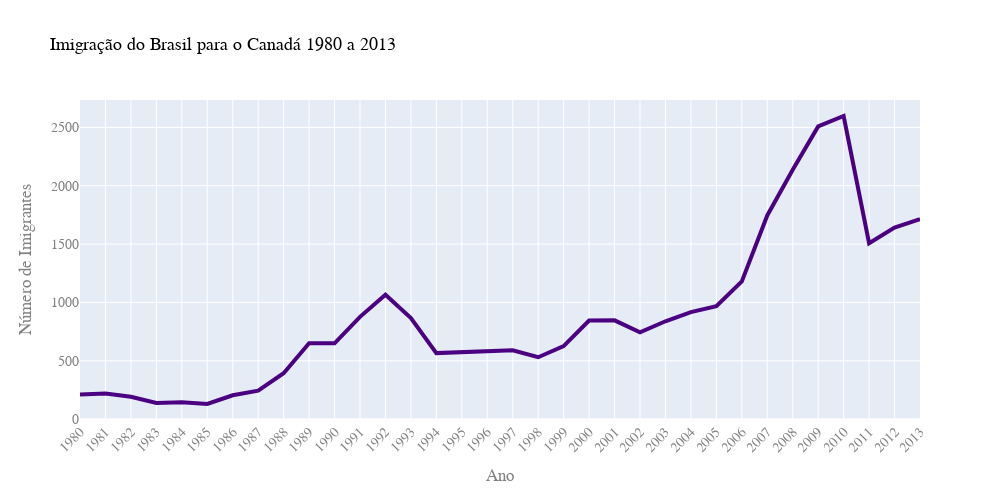

Here is the notebook cell this chart was saved with:
### Code cell
fig = px.line(dados_brasil, x='Ano', y='Imigrantes',
              title= 'Imigração do Brasil para o Canadá\n1980 a 2013')

fig.update_layout(width=1000, height=500, 
                  xaxis={'tickangle':-45},
                  font_family='Arial',
                  font_size=14,
                  font_color='grey',
                  title_font_size=18,
                  title_font_color='black',
                  xaxis_title='Ano',
                  yaxis_title='Número de Imigrantes')

fig.update_traces(line_color='indigo', line_width=4)

fig.show()

### Figure 1 — Plotly figure (JSON) as saved in the notebook; plotly's stock layout.template omitted (floating-point values rounded to 4 significant figures)
{"data": [{"hovertemplate": "Ano=%{x}<br>Imigrantes=%{y}<extra></extra>", "legendgroup": "", "line": {"color": "indigo", "dash": "solid", "width": 4}, "marker": {"symbol": "circle"}, "mode": "lines", "name": "", "orientation": "v", "showlegend": false, "type": "scatter", "x": ["1980", "1981", "1982", "1983", "1984", "1985", "1986", "1987", "1988", "1989", "1990", "1991", "1992", "1993", "1994", "1995", "1996", "1997", "1998", "1999", "2000", "2001", "2002", "2003", "2004", "2005", "2006", "2007", "2008", "2009", "2010", "2011", "2012", "2013"], "xaxis": "x", "y": [211, 220, 192, 139, 145, 130, 205, 244, 394, 650, 650, 877, 1066, 866, 566, 572, 586, 591, 531, 626, 845, 847, 745, 839, 917, 969, 1181, 1746, 2138, 2509, 2598, 1508, 1642, 1714], "yaxis": "y"}], "layout": {"font": {"color": "grey", "family": "Arial", "size": 14}, "height": 500, "legend": {"tracegroupgap": 0}, "title": {"font": {"color": "black", "size": 18}, "text": "Imigração do Brasil para o Canadá\n1980 a 2013"}, "width": 1000, "xaxis": {"anchor": "y", "domain": [0, 1], "tickangle": -45, "title": {"text": "Ano"}}, "yaxis": {"anchor": "x", "domain": [0, 1], "title": {"text": "Número de Imigrantes"}}}}
